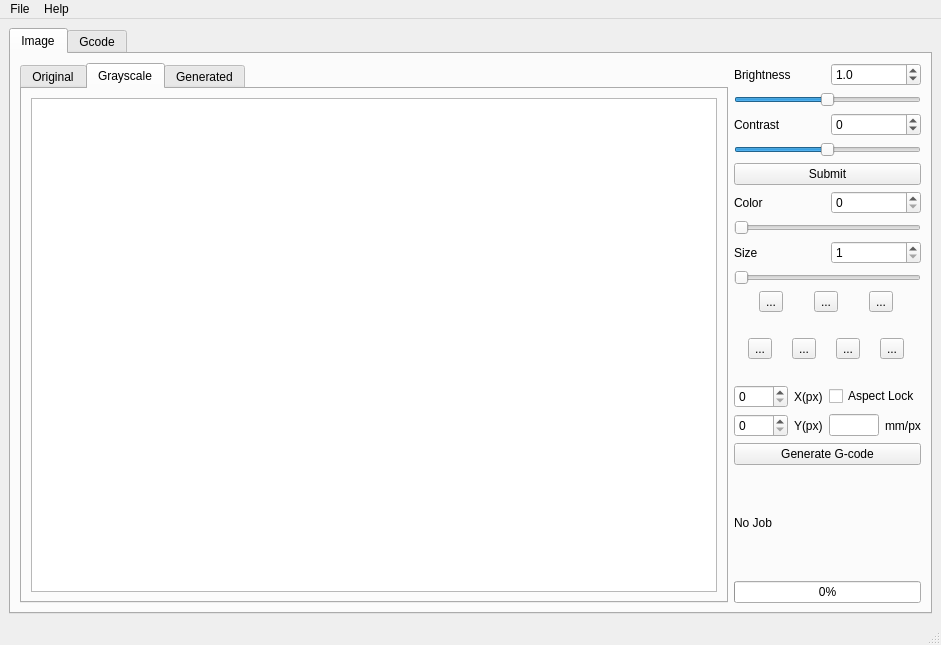
<?xml version="1.0" encoding="UTF-8"?>
<ui version="4.0">
 <class>MainWindow</class>
 <widget class="QMainWindow" name="MainWindow">
  <property name="geometry">
   <rect>
    <x>0</x>
    <y>0</y>
    <width>941</width>
    <height>645</height>
   </rect>
  </property>
  <property name="windowTitle">
   <string>MainWindow</string>
  </property>
  <widget class="QWidget" name="centralwidget">
   <layout class="QGridLayout" name="gridLayout">
    <item row="1" column="0">
     <widget class="QTabWidget" name="tabWidget">
      <property name="currentIndex">
       <number>0</number>
      </property>
      <widget class="QWidget" name="image_tab">
       <attribute name="title">
        <string>Image</string>
       </attribute>
       <layout class="QHBoxLayout" name="horizontalLayout_6" stretch="10,1">
        <item>
         <widget class="QTabWidget" name="image_tabs">
          <property name="currentIndex">
           <number>1</number>
          </property>
          <widget class="QWidget" name="original_tab">
           <attribute name="title">
            <string>Original</string>
           </attribute>
           <layout class="QHBoxLayout" name="horizontalLayout_4">
            <item>
             <widget class="QGraphicsView" name="original_image"/>
            </item>
           </layout>
          </widget>
          <widget class="QWidget" name="gray_tab">
           <attribute name="title">
            <string>Grayscale</string>
           </attribute>
           <layout class="QHBoxLayout" name="horizontalLayout_11">
            <item>
             <widget class="QGraphicsView" name="gray_image"/>
            </item>
           </layout>
          </widget>
          <widget class="QWidget" name="generated_tab">
           <attribute name="title">
            <string>Generated</string>
           </attribute>
           <layout class="QHBoxLayout" name="horizontalLayout_10">
            <item>
             <widget class="QGraphicsView" name="generated_image"/>
            </item>
           </layout>
          </widget>
         </widget>
        </item>
        <item>
         <layout class="QVBoxLayout" name="verticalLayout">
          <property name="sizeConstraint">
           <enum>QLayout::SetDefaultConstraint</enum>
          </property>
          <item>
           <layout class="QGridLayout" name="gridLayout_3">
            <item row="0" column="0">
             <widget class="QLabel" name="brightnes_label">
              <property name="text">
               <string>Brightness</string>
              </property>
             </widget>
            </item>
            <item row="2" column="0">
             <widget class="QLabel" name="contrast_label">
              <property name="text">
               <string>Contrast</string>
              </property>
             </widget>
            </item>
            <item row="1" column="0" colspan="2">
             <widget class="QSlider" name="brightness_slider">
              <property name="minimum">
               <number>0</number>
              </property>
              <property name="maximum">
               <number>20</number>
              </property>
              <property name="value">
               <number>10</number>
              </property>
              <property name="orientation">
               <enum>Qt::Horizontal</enum>
              </property>
             </widget>
            </item>
            <item row="4" column="0" colspan="2">
             <widget class="QSlider" name="contrast_slider">
              <property name="minimum">
               <number>-255</number>
              </property>
              <property name="maximum">
               <number>255</number>
              </property>
              <property name="value">
               <number>0</number>
              </property>
              <property name="orientation">
               <enum>Qt::Horizontal</enum>
              </property>
             </widget>
            </item>
            <item row="0" column="1">
             <widget class="QDoubleSpinBox" name="brightness_spinbox">
              <property name="decimals">
               <number>1</number>
              </property>
              <property name="maximum">
               <double>2.000000000000000</double>
              </property>
              <property name="singleStep">
               <double>0.100000000000000</double>
              </property>
              <property name="value">
               <double>1.000000000000000</double>
              </property>
             </widget>
            </item>
            <item row="2" column="1">
             <widget class="QSpinBox" name="contrast_spinbox">
              <property name="minimum">
               <number>-255</number>
              </property>
              <property name="maximum">
               <number>255</number>
              </property>
             </widget>
            </item>
           </layout>
          </item>
          <item>
           <widget class="QPushButton" name="submit_button">
            <property name="text">
             <string>Submit</string>
            </property>
           </widget>
          </item>
          <item>
           <layout class="QGridLayout" name="gridLayout_5">
            <item row="2" column="0">
             <widget class="QLabel" name="size_label">
              <property name="text">
               <string>Size</string>
              </property>
             </widget>
            </item>
            <item row="0" column="0">
             <widget class="QLabel" name="color_label">
              <property name="text">
               <string>Color</string>
              </property>
             </widget>
            </item>
            <item row="3" column="0" colspan="2">
             <widget class="QSlider" name="size_slider">
              <property name="minimum">
               <number>1</number>
              </property>
              <property name="maximum">
               <number>10</number>
              </property>
              <property name="orientation">
               <enum>Qt::Horizontal</enum>
              </property>
             </widget>
            </item>
            <item row="1" column="0" colspan="2">
             <widget class="QSlider" name="color_slider">
              <property name="minimum">
               <number>0</number>
              </property>
              <property name="maximum">
               <number>255</number>
              </property>
              <property name="orientation">
               <enum>Qt::Horizontal</enum>
              </property>
             </widget>
            </item>
            <item row="0" column="1">
             <widget class="QSpinBox" name="color_spinbox">
              <property name="maximum">
               <number>255</number>
              </property>
             </widget>
            </item>
            <item row="2" column="1">
             <widget class="QSpinBox" name="size_spinbox">
              <property name="minimum">
               <number>1</number>
              </property>
              <property name="maximum">
               <number>10</number>
              </property>
             </widget>
            </item>
           </layout>
          </item>
          <item>
           <layout class="QHBoxLayout" name="horizontalLayout_7">
            <item>
             <widget class="QToolButton" name="square_button">
              <property name="text">
               <string>...</string>
              </property>
             </widget>
            </item>
            <item>
             <widget class="QToolButton" name="circle_button">
              <property name="text">
               <string>...</string>
              </property>
             </widget>
            </item>
            <item>
             <widget class="QToolButton" name="eraser_button">
              <property name="text">
               <string>...</string>
              </property>
             </widget>
            </item>
           </layout>
          </item>
          <item>
           <spacer name="horizontalSpacer">
            <property name="orientation">
             <enum>Qt::Horizontal</enum>
            </property>
            <property name="sizeHint" stdset="0">
             <size>
              <width>40</width>
              <height>20</height>
             </size>
            </property>
           </spacer>
          </item>
          <item>
           <layout class="QHBoxLayout" name="horizontalLayout_2">
            <item>
             <widget class="QToolButton" name="rotate_left_button">
              <property name="text">
               <string>...</string>
              </property>
             </widget>
            </item>
            <item>
             <widget class="QToolButton" name="rotate_right_button">
              <property name="text">
               <string>...</string>
              </property>
             </widget>
            </item>
            <item>
             <widget class="QToolButton" name="flip_left_button">
              <property name="text">
               <string>...</string>
              </property>
             </widget>
            </item>
            <item>
             <widget class="QToolButton" name="flip_right_button">
              <property name="text">
               <string>...</string>
              </property>
             </widget>
            </item>
           </layout>
          </item>
          <item>
           <spacer name="horizontalSpacer_3">
            <property name="orientation">
             <enum>Qt::Horizontal</enum>
            </property>
            <property name="sizeHint" stdset="0">
             <size>
              <width>40</width>
              <height>20</height>
             </size>
            </property>
           </spacer>
          </item>
          <item>
           <layout class="QGridLayout" name="gridLayout_2">
            <item row="1" column="1">
             <widget class="QLabel" name="label_7">
              <property name="text">
               <string>X(px)</string>
              </property>
             </widget>
            </item>
            <item row="1" column="2" colspan="2">
             <widget class="QCheckBox" name="reslock_checkbox">
              <property name="text">
               <string>Aspect Lock</string>
              </property>
             </widget>
            </item>
            <item row="2" column="3">
             <widget class="QLabel" name="label_9">
              <property name="text">
               <string>mm/px</string>
              </property>
             </widget>
            </item>
            <item row="2" column="1">
             <widget class="QLabel" name="label_8">
              <property name="text">
               <string>Y(px)</string>
              </property>
             </widget>
            </item>
            <item row="2" column="2">
             <widget class="QLineEdit" name="resolution_edit"/>
            </item>
            <item row="2" column="0">
             <widget class="QSpinBox" name="ysize_spinbox">
              <property name="maximum">
               <number>2160</number>
              </property>
             </widget>
            </item>
            <item row="1" column="0">
             <widget class="QSpinBox" name="xsize_spinbox">
              <property name="maximum">
               <number>4096</number>
              </property>
             </widget>
            </item>
           </layout>
          </item>
          <item>
           <widget class="QPushButton" name="gcode_button">
            <property name="text">
             <string>Generate G-code</string>
            </property>
           </widget>
          </item>
          <item>
           <widget class="QLabel" name="job_label">
            <property name="text">
             <string>No Job</string>
            </property>
           </widget>
          </item>
          <item>
           <widget class="QProgressBar" name="job_progressbar">
            <property name="value">
             <number>0</number>
            </property>
           </widget>
          </item>
         </layout>
        </item>
       </layout>
      </widget>
      <widget class="QWidget" name="gcode_tab">
       <attribute name="title">
        <string>Gcode</string>
       </attribute>
       <layout class="QHBoxLayout" name="horizontalLayout_5" stretch="10,1">
        <item>
         <widget class="QPlainTextEdit" name="plainTextEdit"/>
        </item>
        <item>
         <layout class="QVBoxLayout" name="verticalLayout_2">
          <item>
           <widget class="QLabel" name="material_label">
            <property name="text">
             <string>Material</string>
            </property>
           </widget>
          </item>
          <item>
           <widget class="QComboBox" name="material_combobox"/>
          </item>
          <item>
           <layout class="QGridLayout" name="gridLayout_4">
            <item row="1" column="0">
             <widget class="QLabel" name="feedrate_label">
              <property name="text">
               <string>Feedrate</string>
              </property>
             </widget>
            </item>
            <item row="2" column="1">
             <widget class="QLineEdit" name="lineEdit_2"/>
            </item>
            <item row="3" column="1">
             <widget class="QLineEdit" name="lineEdit_3"/>
            </item>
            <item row="3" column="0">
             <widget class="QLabel" name="max_pwr_label">
              <property name="text">
               <string>Max Power</string>
              </property>
             </widget>
            </item>
            <item row="2" column="0">
             <widget class="QLabel" name="min_pwr_label">
              <property name="text">
               <string>Min Power</string>
              </property>
             </widget>
            </item>
            <item row="0" column="0" colspan="2">
             <widget class="QCheckBox" name="override_checkbox">
              <property name="text">
               <string>Override</string>
              </property>
             </widget>
            </item>
            <item row="1" column="1">
             <widget class="QLineEdit" name="lineEdit"/>
            </item>
            <item row="1" column="2">
             <widget class="QLabel" name="label_17">
              <property name="text">
               <string>mm/s</string>
              </property>
             </widget>
            </item>
           </layout>
          </item>
          <item>
           <widget class="QLabel" name="eng_pattern_label">
            <property name="text">
             <string>Engraving Pattern</string>
            </property>
           </widget>
          </item>
          <item>
           <widget class="QComboBox" name="eng_pattern_combobox"/>
          </item>
          <item>
           <widget class="QCheckBox" name="eng_outline_checkbox">
            <property name="text">
             <string>Engrave Outline</string>
            </property>
           </widget>
          </item>
         </layout>
        </item>
       </layout>
      </widget>
     </widget>
    </item>
   </layout>
  </widget>
  <widget class="QStatusBar" name="statusbar"/>
  <widget class="QMenuBar" name="menubar">
   <property name="geometry">
    <rect>
     <x>0</x>
     <y>0</y>
     <width>941</width>
     <height>21</height>
    </rect>
   </property>
   <widget class="QMenu" name="menuFile">
    <property name="title">
     <string>File</string>
    </property>
    <widget class="QMenu" name="menuOpen">
     <property name="title">
      <string>Open Recent</string>
     </property>
     <addaction name="separator"/>
    </widget>
    <addaction name="actionOpen"/>
    <addaction name="menuOpen"/>
    <addaction name="actionSave"/>
    <addaction name="actionSave_As"/>
    <addaction name="actionSettings"/>
    <addaction name="actionClose"/>
   </widget>
   <widget class="QMenu" name="menuAbout">
    <property name="title">
     <string>Help</string>
    </property>
    <addaction name="actionAbout"/>
    <addaction name="actionContents_2"/>
   </widget>
   <addaction name="menuFile"/>
   <addaction name="menuAbout"/>
  </widget>
  <action name="actionSave">
   <property name="text">
    <string>Save</string>
   </property>
  </action>
  <action name="actionSave_As">
   <property name="text">
    <string>Save As</string>
   </property>
  </action>
  <action name="actionGcode">
   <property name="text">
    <string>Gcode</string>
   </property>
  </action>
  <action name="actionMachine">
   <property name="text">
    <string>Machine</string>
   </property>
  </action>
  <action name="actionApplication">
   <property name="text">
    <string>Application</string>
   </property>
  </action>
  <action name="actionClose">
   <property name="text">
    <string>Close</string>
   </property>
  </action>
  <action name="actionRecent">
   <property name="enabled">
    <bool>false</bool>
   </property>
   <property name="text">
    <string>Recent</string>
   </property>
  </action>
  <action name="actionAbout">
   <property name="text">
    <string>About</string>
   </property>
  </action>
  <action name="actionContents">
   <property name="text">
    <string>Contents</string>
   </property>
  </action>
  <action name="actionContents_2">
   <property name="text">
    <string>Contents</string>
   </property>
  </action>
  <action name="actionSettings">
   <property name="text">
    <string>Settings</string>
   </property>
  </action>
  <action name="actionOpen">
   <property name="text">
    <string>Open</string>
   </property>
  </action>
 </widget>
 <resources/>
 <connections/>
</ui>
